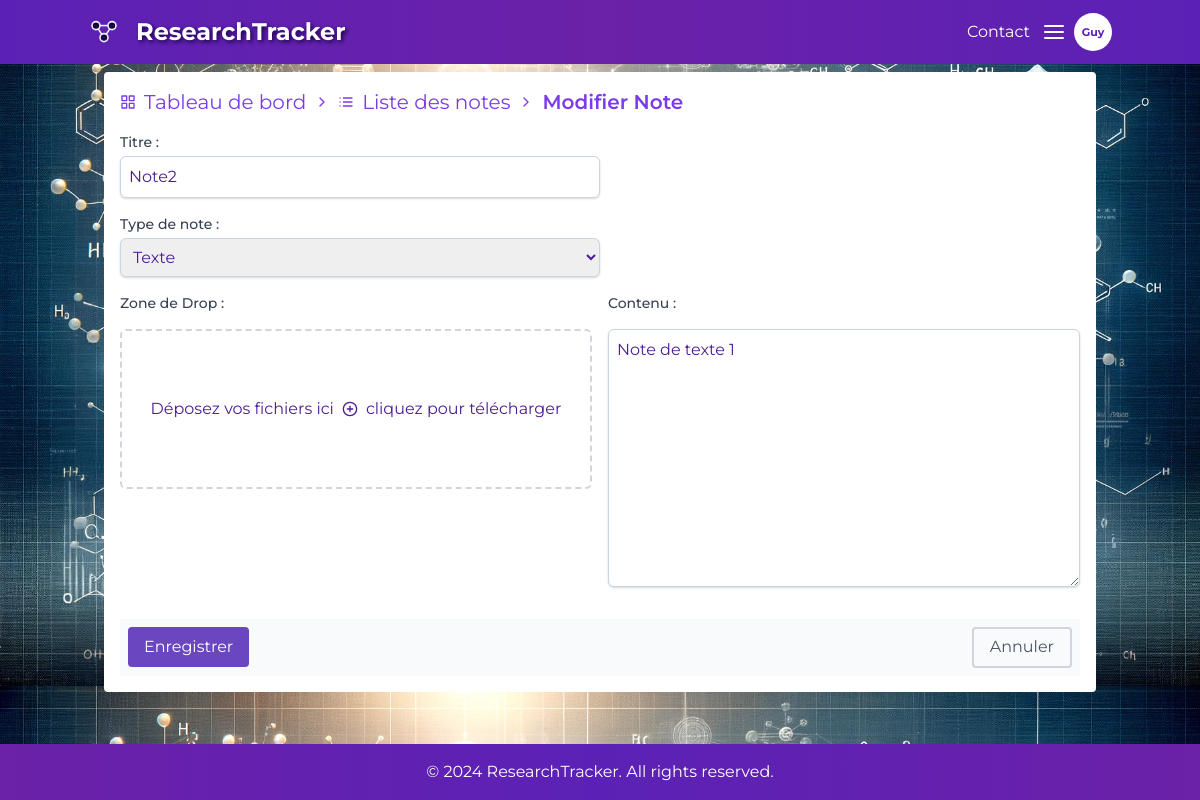
The page /note/1/edit/ (signed in) on the database as committed earlier.
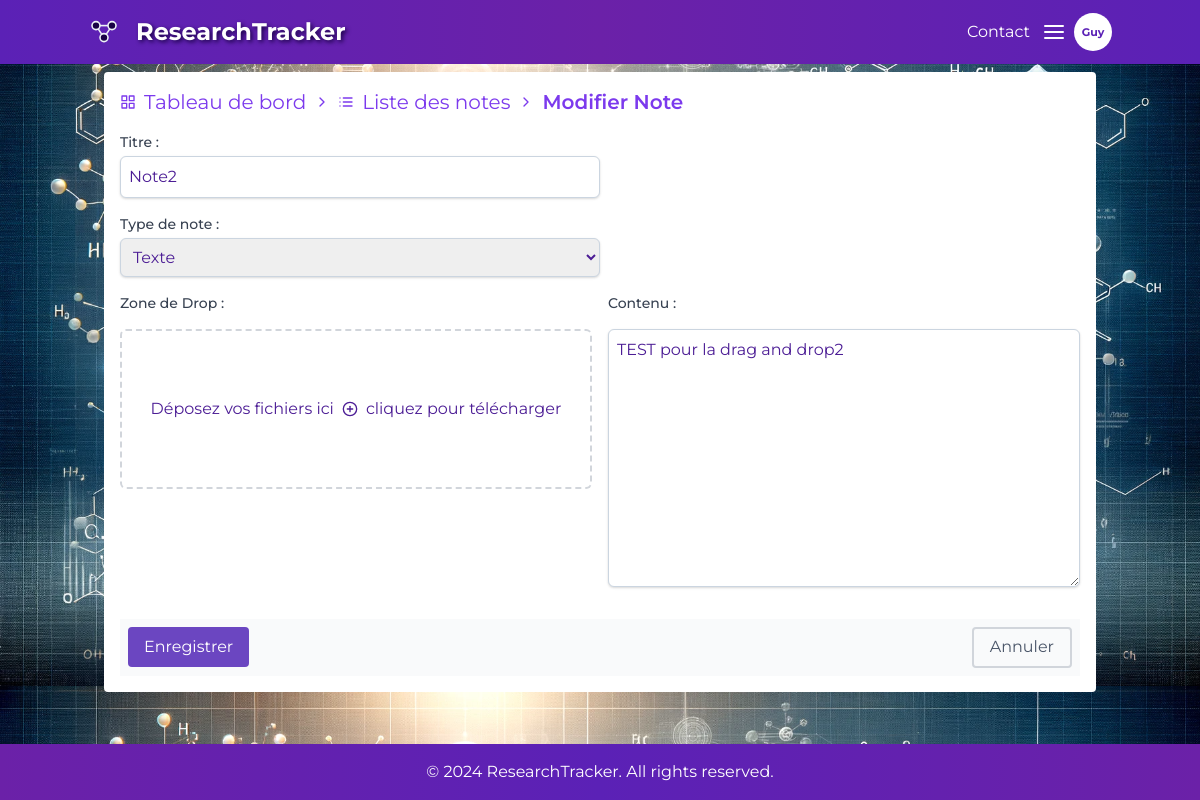
The same page on the database as committed later.
### note/models.py (models this page shows, shortened)
class Note(models.Model):
    NOTE_TYPES = (
        ('text', 'Texte'),
        ('image', 'Image'),
        ('video', 'Vidéo'),
        ('pdf', 'PDF'),
    )
    user = models.ForeignKey(CustomUser, on_delete=models.CASCADE, related_name='notes')
    title = models.CharField(max_length=255, blank=True)
    content = models.TextField(blank=True, null=True)
    note_type = models.CharField(max_length=10, choices=NOTE_TYPES, default='text')
    image = models.ImageField(upload_to='static/images/', blank=True, null=True)
    video = models.FileField(upload_to='static/videos/', blank=True, null=True)
    created_at = models.DateTimeField(auto_now_add=True)
    updated_at = models.DateTimeField(auto_now=True)
    file = models.FileField(upload_to='static/uploads/', blank=True, null=True)

### note/views.py (the view, shortened to what this page needs)
# urls.py: path('<int:pk>/edit/', NoteUpdateView.as_view(), name='note-update'),
class NoteUpdateView(LoginRequiredMixin, UpdateView):
    model = Note
    form_class = NoteForm
    template_name = 'note_form.html'
    success_url = reverse_lazy('note-list')
    def get_queryset(self):
        return Note.objects.filter(user=self.request.user)

### note/forms.py
class NoteForm(forms.ModelForm):
    class Meta:
        model = Note
        fields = ['title', 'content', 'note_type','file']
        labels = {'title': 'Titre', 'content': 'Contenu', 'note_type': 'Type de note', 'file':''}
        widgets = {
            'title': forms.TextInput(attrs={'class': 'custom-input mt-4 mb-4'}),
            'content': forms.Textarea(attrs={'class': 'custom-input mt-4 mb-4'}),
            'note_type': forms.Select(attrs={'class': 'custom-input mt-4 mb-4'}),
            'file': forms.HiddenInput(),
        }

### authentication/models.py (called while the page is built)
    @property
    def initials(self):
        if self.last_name:
            return self.last_name[:3].capitalize()
        return self.username[:3].capitalize()

### note/templates/note_form.html (shortened to what this page needs)
{% extends "base.html" %}
{% block content %}
<div class="container mx-auto mt-2 bg-white p-4 rounded text-violet-900">
    <nav class="flex items-center text-xl mb-4 text-violet-600 space-x-2">
        <a href="{% url 'dashboard' %}" class="flex items-center hover:underline">
            <i data-feather="grid" class="mr-2 md-icon feather-icon"></i>Tableau de bord
        </a>
        <i data-feather="chevron-right" class="mr-2 md-icon feather-icon"></i>
        <a href="{% url 'note-list' %}" class="flex items-center hover:underline">
            <i data-feather="list" class="mr-2 md-icon feather-icon"></i>Liste des notes
        </a>
        <i data-feather="chevron-right" class="mr-2 md-icon feather-icon"></i>
        <div class="font-semibold">
            {% if form.instance.pk %}Modifier Note{% else %}Ajouter une Note{% endif %}
        </div>
    </nav>
    <form method="post" enctype="multipart/form-data">
        <div class="form-group mb-4 w-1/2 mr-2">
            <label for="id_title" class="block text-sm font-medium text-gray-700">Titre :</label>
            {{ form.title }}
        </div>
        <div class="form-group mt-4 w-1/2">
            <label for="id_note_type" class="block text-sm font-medium text-gray-700">Type de note :</label>
            {{ form.note_type }}
        </div>
        <div class="flex space-x-4">
            <div class="drop-container w-1/2 ">
                <label for="drop-area" class="block text-sm font-medium text-gray-700 mb-4">Zone de Drop :</label>
                <div id="drop-area"
                     class="h-40 mt-1 flex items-center justify-center border-2 border-dashed border-gray-300 rounded-md hover:font-semibold hover:cursor-pointer">
                    Déposez vos fichiers ici <i data-feather="plus-circle" class="mx-2 md-icon feather-icon"></i>
                    cliquez pour télécharger
                </div>
            </div>
            <div class="content-container w-1/2">
                <label for="id_content" class="block text-sm font-medium text-gray-700 mb-4">Contenu :</label>
                {% if form.instance.file and form.instance.note_type == 'image' %}
                    <img src="{{ form.instance.file.url }}" class="max-w-full img-preview object-fit h-24"
                         alt="Note Image">
                {% else %}
                    {{ form.content }}
                {% endif %}
            </div>
        </div>
        <div class="flex justify-between items-center mt-4 bg-gray-50 p-2">
            <button type="submit" class="btn-save rounded">Enregistrer</button>
            <a href="{% url 'note-list' %}"
               class="btn btn-cancel bg-gray-500 text-white px-4 py-2 rounded">Annuler</a>
        </div>
    </form>
</div>
{% endblock %}

Rows that differ between the two databases and show on the page:
changed Note "Note2": content "Note de texte 1" → "TEST pour la drag and drop2"
